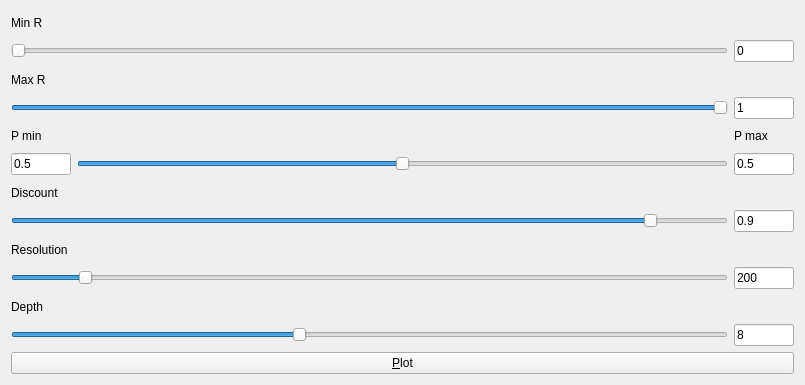
<?xml version="1.0" encoding="UTF-8"?>
<ui version="4.0">
 <class>ExpectedRewardGeneratorClass</class>
 <widget class="QWidget" name="ExpectedRewardGeneratorClass">
  <property name="geometry">
   <rect>
    <x>0</x>
    <y>0</y>
    <width>805</width>
    <height>385</height>
   </rect>
  </property>
  <property name="windowTitle">
   <string>ExpectedRewardGenerator</string>
  </property>
  <layout class="QGridLayout" name="gridLayout">
   <item row="1" column="0" colspan="2">
    <widget class="QSlider" name="_wMinR">
     <property name="maximum">
      <number>1000</number>
     </property>
     <property name="orientation">
      <enum>Qt::Horizontal</enum>
     </property>
    </widget>
   </item>
   <item row="0" column="0">
    <widget class="QLabel" name="label">
     <property name="text">
      <string>Min R</string>
     </property>
    </widget>
   </item>
   <item row="12" column="0" colspan="2">
    <widget class="QSlider" name="_wResolution">
     <property name="minimum">
      <number>10</number>
     </property>
     <property name="maximum">
      <number>2000</number>
     </property>
     <property name="value">
      <number>200</number>
     </property>
     <property name="orientation">
      <enum>Qt::Horizontal</enum>
     </property>
    </widget>
   </item>
   <item row="11" column="0">
    <widget class="QLabel" name="label_5">
     <property name="text">
      <string>Resolution</string>
     </property>
    </widget>
   </item>
   <item row="8" column="0" colspan="2">
    <widget class="QSlider" name="_wDiscount">
     <property name="maximum">
      <number>1000</number>
     </property>
     <property name="value">
      <number>900</number>
     </property>
     <property name="orientation">
      <enum>Qt::Horizontal</enum>
     </property>
    </widget>
   </item>
   <item row="7" column="0">
    <widget class="QLabel" name="label_7">
     <property name="text">
      <string>Discount</string>
     </property>
    </widget>
   </item>
   <item row="2" column="0">
    <widget class="QLabel" name="label_3">
     <property name="text">
      <string>Max R</string>
     </property>
    </widget>
   </item>
   <item row="3" column="0" colspan="2">
    <widget class="QSlider" name="_wMaxR">
     <property name="maximum">
      <number>1000</number>
     </property>
     <property name="value">
      <number>1000</number>
     </property>
     <property name="orientation">
      <enum>Qt::Horizontal</enum>
     </property>
    </widget>
   </item>
   <item row="13" column="0">
    <widget class="QLabel" name="label_6">
     <property name="text">
      <string>Depth</string>
     </property>
    </widget>
   </item>
   <item row="14" column="0" colspan="2">
    <widget class="QSlider" name="_wDepth">
     <property name="maximum">
      <number>20</number>
     </property>
     <property name="value">
      <number>8</number>
     </property>
     <property name="orientation">
      <enum>Qt::Horizontal</enum>
     </property>
    </widget>
   </item>
   <item row="4" column="0">
    <widget class="QLabel" name="label_2">
     <property name="text">
      <string>P min</string>
     </property>
    </widget>
   </item>
   <item row="5" column="0">
    <widget class="QLineEdit" name="_wPMinValue">
     <property name="minimumSize">
      <size>
       <width>60</width>
       <height>0</height>
      </size>
     </property>
     <property name="maximumSize">
      <size>
       <width>60</width>
       <height>80</height>
      </size>
     </property>
     <property name="text">
      <string>0.5</string>
     </property>
     <property name="readOnly">
      <bool>true</bool>
     </property>
    </widget>
   </item>
   <item row="5" column="1">
    <widget class="QSlider" name="_wPMax">
     <property name="maximum">
      <number>1000</number>
     </property>
     <property name="value">
      <number>500</number>
     </property>
     <property name="orientation">
      <enum>Qt::Horizontal</enum>
     </property>
    </widget>
   </item>
   <item row="5" column="2">
    <widget class="QLineEdit" name="_wPMaxValue">
     <property name="minimumSize">
      <size>
       <width>60</width>
       <height>0</height>
      </size>
     </property>
     <property name="maximumSize">
      <size>
       <width>60</width>
       <height>80</height>
      </size>
     </property>
     <property name="text">
      <string>0.5</string>
     </property>
     <property name="readOnly">
      <bool>true</bool>
     </property>
    </widget>
   </item>
   <item row="3" column="2">
    <widget class="QLineEdit" name="_wMaxRValue">
     <property name="minimumSize">
      <size>
       <width>60</width>
       <height>0</height>
      </size>
     </property>
     <property name="maximumSize">
      <size>
       <width>60</width>
       <height>80</height>
      </size>
     </property>
     <property name="text">
      <string>1</string>
     </property>
     <property name="readOnly">
      <bool>true</bool>
     </property>
    </widget>
   </item>
   <item row="1" column="2">
    <widget class="QLineEdit" name="_wMinRValue">
     <property name="minimumSize">
      <size>
       <width>60</width>
       <height>0</height>
      </size>
     </property>
     <property name="maximumSize">
      <size>
       <width>60</width>
       <height>80</height>
      </size>
     </property>
     <property name="text">
      <string>0</string>
     </property>
     <property name="readOnly">
      <bool>true</bool>
     </property>
    </widget>
   </item>
   <item row="8" column="2">
    <widget class="QLineEdit" name="_wDiscountValue">
     <property name="minimumSize">
      <size>
       <width>60</width>
       <height>0</height>
      </size>
     </property>
     <property name="maximumSize">
      <size>
       <width>60</width>
       <height>80</height>
      </size>
     </property>
     <property name="text">
      <string>0.9</string>
     </property>
    </widget>
   </item>
   <item row="12" column="2">
    <widget class="QLineEdit" name="_wResolutionValue">
     <property name="minimumSize">
      <size>
       <width>60</width>
       <height>0</height>
      </size>
     </property>
     <property name="maximumSize">
      <size>
       <width>60</width>
       <height>80</height>
      </size>
     </property>
     <property name="text">
      <string>200</string>
     </property>
     <property name="readOnly">
      <bool>true</bool>
     </property>
    </widget>
   </item>
   <item row="14" column="2">
    <widget class="QLineEdit" name="_wDepthValue">
     <property name="minimumSize">
      <size>
       <width>60</width>
       <height>0</height>
      </size>
     </property>
     <property name="maximumSize">
      <size>
       <width>60</width>
       <height>80</height>
      </size>
     </property>
     <property name="text">
      <string>8</string>
     </property>
    </widget>
   </item>
   <item row="4" column="2">
    <widget class="QLabel" name="label_4">
     <property name="text">
      <string>P max</string>
     </property>
    </widget>
   </item>
   <item row="15" column="0" colspan="3">
    <widget class="QPushButton" name="pushButton">
     <property name="text">
      <string>&amp;Plot</string>
     </property>
    </widget>
   </item>
  </layout>
 </widget>
 <layoutdefault spacing="6" margin="11"/>
 <resources/>
 <connections>
  <connection>
   <sender>_wMinR</sender>
   <signal>valueChanged(int)</signal>
   <receiver>ExpectedRewardGeneratorClass</receiver>
   <slot>minR_changed(int)</slot>
   <hints>
    <hint type="sourcelabel">
     <x>87</x>
     <y>57</y>
    </hint>
    <hint type="destinationlabel">
     <x>132</x>
     <y>75</y>
    </hint>
   </hints>
  </connection>
  <connection>
   <sender>_wMaxR</sender>
   <signal>valueChanged(int)</signal>
   <receiver>ExpectedRewardGeneratorClass</receiver>
   <slot>maxR_changed(int)</slot>
   <hints>
    <hint type="sourcelabel">
     <x>518</x>
     <y>115</y>
    </hint>
    <hint type="destinationlabel">
     <x>393</x>
     <y>178</y>
    </hint>
   </hints>
  </connection>
  <connection>
   <sender>_wPMax</sender>
   <signal>valueChanged(int)</signal>
   <receiver>ExpectedRewardGeneratorClass</receiver>
   <slot>maxR_P_changed(int)</slot>
   <hints>
    <hint type="sourcelabel">
     <x>584</x>
     <y>172</y>
    </hint>
    <hint type="destinationlabel">
     <x>428</x>
     <y>275</y>
    </hint>
   </hints>
  </connection>
  <connection>
   <sender>_wResolution</sender>
   <signal>valueChanged(int)</signal>
   <receiver>ExpectedRewardGeneratorClass</receiver>
   <slot>resolution_changed(int)</slot>
   <hints>
    <hint type="sourcelabel">
     <x>174</x>
     <y>287</y>
    </hint>
    <hint type="destinationlabel">
     <x>117</x>
     <y>229</y>
    </hint>
   </hints>
  </connection>
  <connection>
   <sender>_wDepth</sender>
   <signal>valueChanged(int)</signal>
   <receiver>ExpectedRewardGeneratorClass</receiver>
   <slot>depth_changed(int)</slot>
   <hints>
    <hint type="sourcelabel">
     <x>518</x>
     <y>344</y>
    </hint>
    <hint type="destinationlabel">
     <x>363</x>
     <y>235</y>
    </hint>
   </hints>
  </connection>
  <connection>
   <sender>pushButton</sender>
   <signal>clicked()</signal>
   <receiver>ExpectedRewardGeneratorClass</receiver>
   <slot>plot()</slot>
   <hints>
    <hint type="sourcelabel">
     <x>739</x>
     <y>375</y>
    </hint>
    <hint type="destinationlabel">
     <x>691</x>
     <y>384</y>
    </hint>
   </hints>
  </connection>
  <connection>
   <sender>_wDiscount</sender>
   <signal>valueChanged(int)</signal>
   <receiver>ExpectedRewardGeneratorClass</receiver>
   <slot>discount_changed(int)</slot>
   <hints>
    <hint type="sourcelabel">
     <x>138</x>
     <y>229</y>
    </hint>
    <hint type="destinationlabel">
     <x>133</x>
     <y>310</y>
    </hint>
   </hints>
  </connection>
 </connections>
 <slots>
  <slot>minR_changed(int)</slot>
  <slot>maxR_changed(int)</slot>
  <slot>minR_P_changed(int)</slot>
  <slot>maxR_P_changed(int)</slot>
  <slot>resolution_changed(int)</slot>
  <slot>depth_changed(int)</slot>
  <slot>plot()</slot>
  <slot>discount_changed(int)</slot>
 </slots>
</ui>
